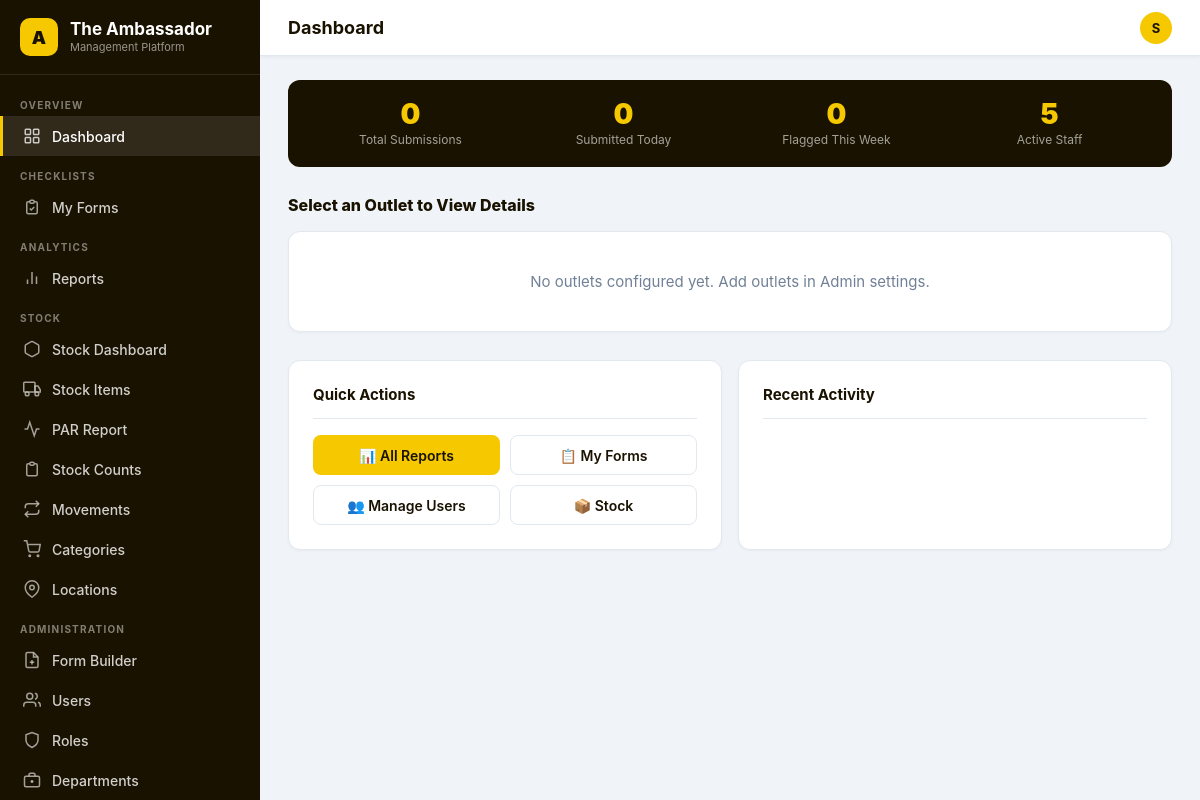
The app's page /dashboard/ (signed in), older data.
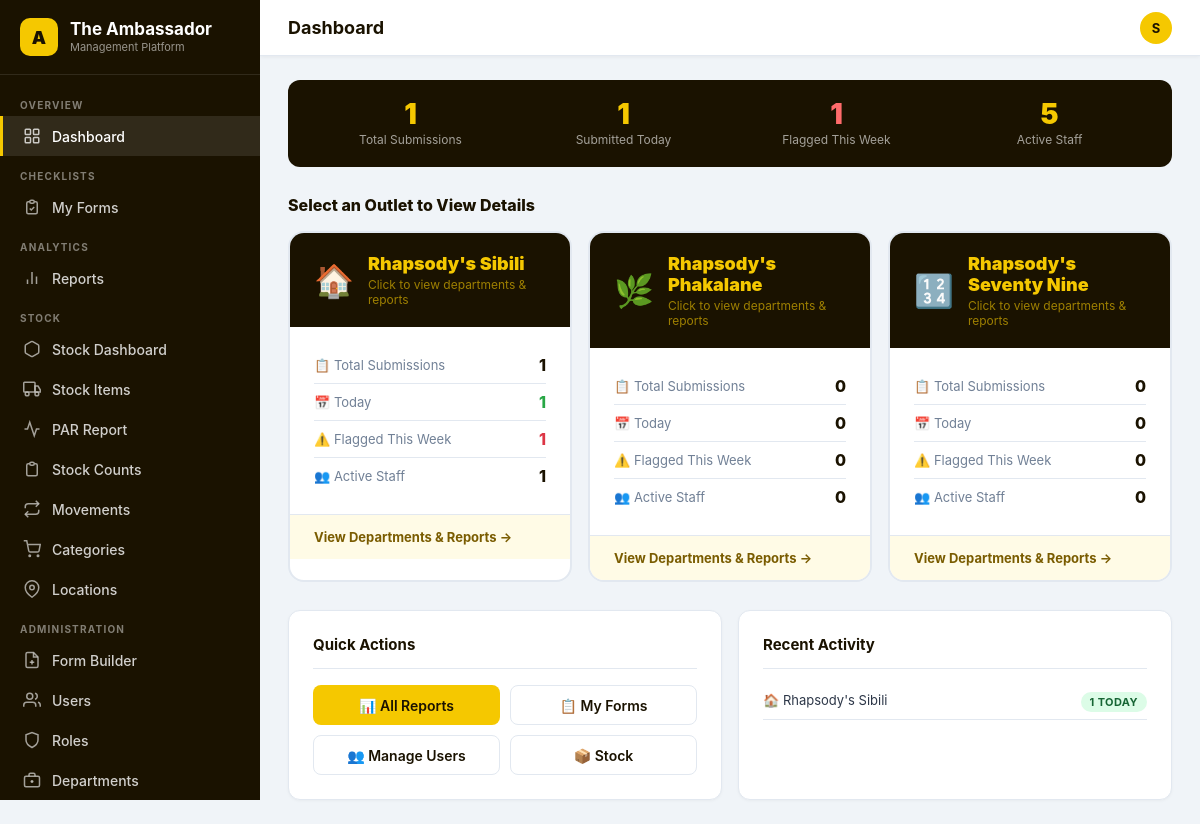
The same page, newer data.
### accounts/models.py (models this page shows, shortened)
class Outlet(models.Model):
    name        = models.CharField(max_length=100, unique=True)
    code        = models.CharField(max_length=20, unique=True)
    address     = models.TextField(blank=True)
    phone       = models.CharField(max_length=30, blank=True)
    email       = models.EmailField(blank=True)
    is_active   = models.BooleanField(default=True)
    order       = models.PositiveIntegerField(default=0)
    OUTLET_ICONS = {
        'sibili':      '🏠',
        'phakalane':   '🌿',
        'seventy_nine':'🔢',
    }
    class Meta:
        ordering = ['order', 'name']
    @property
    def emoji(self):
        return self.OUTLET_ICONS.get(self.code, '🏢')

### dashboard/views.py (the view)
# urls.py: path('',                                          views.home,                  name='home'),
@login_required
def home(request):
    if request.user.is_admin:
        return outlet_overview(request)
    else:
        return staff_home(request)

### accounts/models.py (called while the page is built)
    @property
    def role_name(self):
        if self.is_superuser:
            return 'System Admin'
        return self.custom_role.name if self.custom_role else 'No Role'

    @property
    def is_admin(self):
        if self.is_superuser: return True
        return self.custom_role.is_system_admin if self.custom_role else False

    @property
    def can_fill_forms(self):
        if self.is_admin: return True
        return self.custom_role.can_fill_forms if self.custom_role else False

    @property
    def can_view_reports(self):
        if self.is_admin: return True
        return self.custom_role.can_view_reports if self.custom_role else False

    @property
    def can_manage_forms(self):
        if self.is_admin: return True
        return self.custom_role.can_manage_forms if self.custom_role else False

    @property
    def can_manage_users(self):
        if self.is_admin: return True
        return self.custom_role.can_manage_users if self.custom_role else False

    @property
    def can_access_stock(self):
        if self.is_admin: return True
        return self.custom_role.can_access_stock if self.custom_role else False

### templates/dashboard/outlet_overview.html (shortened to what this page needs)
{% extends 'base.html' %}
{% block page_title %}Dashboard{% endblock %}
{% block content %}
<div class="summary-bar">
  <div class="summary-stat">
    <div class="num">{{ overall_total }}</div>
    <div class="lbl">Total Submissions</div>
  </div>
  <div class="summary-stat">
    <div class="num">{{ overall_today }}</div>
    <div class="lbl">Submitted Today</div>
  </div>
  <div class="summary-stat">
    <div class="num" style="color:{% if overall_flagged > 0 %}#ff6b6b{% else %}#f5c800{% endif %}">{{ overall_flagged }}</div>
    <div class="lbl">Flagged This Week</div>
  </div>
  <div class="summary-stat">
    <div class="num">{{ total_staff }}</div>
    <div class="lbl">Active Staff</div>
  </div>
</div>
<h2 style="font-size:16px;font-weight:800;color:#1a1200;margin-bottom:16px;">Select an Outlet to View Details</h2>
<div class="grid grid-3" style="margin-bottom:28px;">
  {% for od in outlet_data %}
  <a href="{% url 'dashboard:outlet_detail' od.outlet.pk %}" class="outlet-card">
    <div class="outlet-card-header">
      <div class="outlet-icon">{{ od.outlet.emoji }}</div>
      <div>
        <h3>{{ od.outlet.name }}</h3>
        <p>Click to view departments & reports</p>
      </div>
    </div>
    <div class="outlet-card-body">
      <div class="outlet-stat">
        <span class="outlet-stat-label">📋 Total Submissions</span>
        <span class="outlet-stat-value">{{ od.total }}</span>
      </div>
      <div class="outlet-stat">
        <span class="outlet-stat-label">📅 Today</span>
        <span class="outlet-stat-value {% if od.today > 0 %}success{% endif %}">{{ od.today }}</span>
      </div>
      <div class="outlet-stat">
        <span class="outlet-stat-label">⚠️ Flagged This Week</span>
        <span class="outlet-stat-value {% if od.flagged > 0 %}danger{% endif %}">{{ od.flagged }}</span>
      </div>
      <div class="outlet-stat">
        <span class="outlet-stat-label">👥 Active Staff</span>
        <span class="outlet-stat-value">{{ od.staff_count }}</span>
      </div>
    </div>
    <div class="outlet-footer">
      View Departments & Reports →
    </div>
  </a>
  {% empty %}
  <div class="card empty-state" style="grid-column:1/-1;">
    <p>No outlets configured yet. Add outlets in Admin settings.</p>
  </div>
  {% endfor %}
</div>
<div class="grid grid-2">
  <div class="card">
    <div class="card-header"><span class="card-title">Quick Actions</span></div>
    <div style="display:grid;grid-template-columns:1fr 1fr;gap:10px;">
      <a href="{% url 'dashboard:reports' %}" class="btn btn-primary">📊 All Reports</a>
      <a href="{% url 'forms_builder:my_forms' %}" class="btn btn-outline">📋 My Forms</a>
      {% if user.can_manage_users %}
      <a href="{% url 'accounts:user_list' %}" class="btn btn-outline">👥 Manage Users</a>
      {% endif %}
      {% if user.can_access_stock %}
      <a href="{% url 'stock:dashboard' %}" class="btn btn-outline">📦 Stock</a>
      {% endif %}
    </div>
  </div>
  <div class="card">
    <div class="card-header"><span class="card-title">Recent Activity</span></div>
    {% with recent=outlet_data %}
    {% for od in outlet_data %}
    {% if od.today > 0 %}
    <div style="display:flex;justify-content:space-between;padding:7px 0;border-bottom:1px solid var(--border);font-size:13px;">
      <span>{{ od.outlet.emoji }} {{ od.outlet.name }}</span>
      <span class="badge badge-success">{{ od.today }} today</span>
    </div>
    {% endif %}
    {% endfor %}
    {% endwith %}
  </div>
</div>
{% endblock %}

Row changes from the older to the newer data that the page shows:
added Outlet: outlet.emoji "🏠", outlet.name "Rhapsody's Sibili", total "1", today "1", flagged "1", staff_count "1"
added Outlet: outlet.emoji "🌿", outlet.name "Rhapsody's Phakalane", total "0", today "0", flagged "0", staff_count "0", shown under "Select an Outlet to View Details"
added Outlet: outlet.emoji "🔢", outlet.name "Rhapsody's Seventy Nine", total "0", today "0", flagged "0", staff_count "0", shown under "Select an Outlet to View Details"
Text that changed along with them:
{{ overall_total }}: "0" → "1"
{{ overall_today }}: "0" → "1"
{{ overall_flagged }}: "0" → "1"
text no longer shown: "No outlets configured yet. Add outlets in Admin settings."
